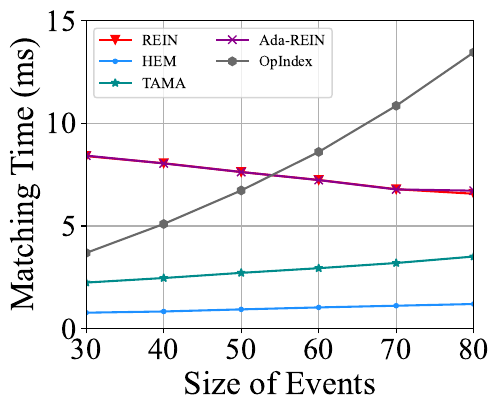

This figure's Python source:
import matplotlib
import matplotlib.pyplot as plt
import numpy as np
from matplotlib import rc
from matplotlib.pyplot import MultipleLocator

rc('mathtext', default='regular')

plt.rcParams['axes.unicode_minus'] = False
plt.rcParams['font.family'] = ['Times New Roman']  #
Name = ["REIN", "HEM", "Simple", "TAMA", "Ada-REIN", "OpIndex"]
x = [30, 40, 50, 60, 70, 80]

Rein = [6.567713, 6.788912, 7.238252, 7.625114, 8.052776, 8.402323]
AdaREIN = [6.717479, 6.778906, 7.234105, 7.626720, 8.045197, 8.424379]
HEM = [1.197435, 1.114701, 1.031818, 0.936328, 0.834270, 0.775228]
TAMA = [3.510166, 3.195298, 2.942713, 2.715438, 2.464011, 2.242568]
OpIndex = [13.452053, 10.852545, 8.605018, 6.728184, 5.096041, 3.685943]

Rein.reverse()
AdaREIN.reverse()
HEM.reverse()
TAMA.reverse()
OpIndex.reverse()

lsize = 24

fig = plt.figure(figsize=(5, 4))
ax = fig.add_subplot(111)
ax.set_xlabel('Size of Events', fontsize=lsize)
ax.set_ylabel('Matching Time (ms)', fontsize=lsize)
# plt.xticks(range(0,10))
ax.plot(x, Rein, marker='v', color='r', label=Name[0])
ax.plot(x, HEM, marker='.', color='DODGERBLUE', label=Name[1])
# ax.plot(x, Simple, marker='D', color='deepskyblue', label=Name[2]) #
ax.plot(x, TAMA, marker='*', color='DarkCyan', label=Name[3])
ax.plot(x, AdaREIN, marker='x', color='DarkMagenta', label=Name[4])
ax.plot(x, OpIndex, marker='h', color='DimGray', label=Name[5])  #   slategray

ax.legend(fontsize=14, ncol=2, loc='upper left',
          columnspacing=0.3)  #fontsize=10  loc=(1.36/5,0.05/5)
ax.grid()
ax.set_xlim(30, 80)
ax.set_xticks(x)
# ax.set_xticklabels(x)
ax.set_ylim(0, 15)
# ax.set_yscale("log")
# ax.set_yticks([2,4,8,16])
# ax.set_yticklabels(['-1', '0', '1'])
ax.set_zorder(0)
plt.tick_params(labelsize=24)
gcf = plt.gcf()
plt.show()
gcf.savefig('./exp7_Se.pdf', format='pdf', bbox_inches='tight')
